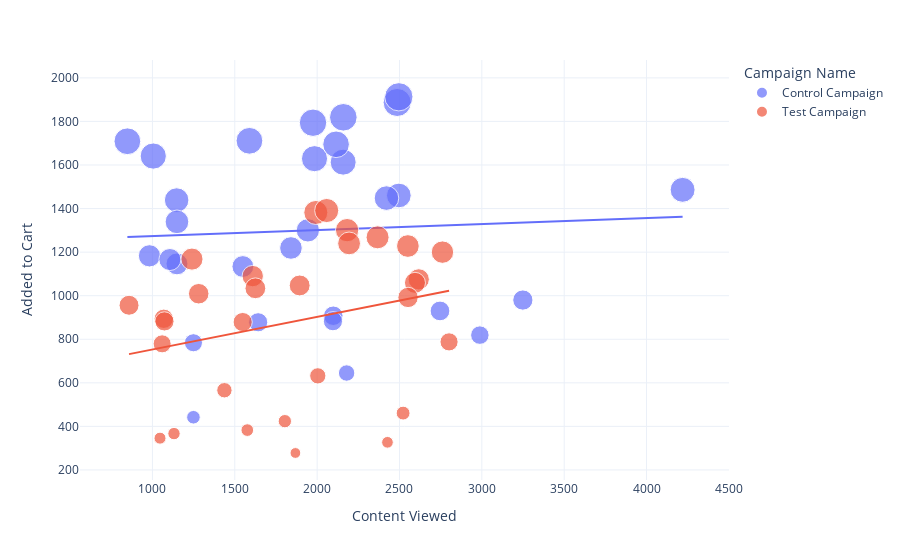

The notebook cell this image was saved under:
### Markdown cell above
#### Relationship Between the Amount of Content Viewed and the Number of Products Added to the Cart from Both Campaigns:

### Code cell
figure = px.scatter(data_frame = data, 
                    y="Added to Cart",
                    x="Content Viewed", 
                    size="Added to Cart", 
                    color= "Campaign Name", 
                    trendline="ols")
figure.show()

### Figure 1 — Plotly figure (JSON) as saved in the notebook; plotly's stock layout.template omitted (floating-point values rounded to 4 significant figures)
{"data": [{"hovertemplate": "Campaign Name=Control Campaign<br>Content Viewed=%{x}<br>Added to Cart=%{marker.size}<extra></extra>", "legendgroup": "Control Campaign", "marker": {"color": "#636efa", "size": [1819, 1629, 1887, 1439, 1794, 1339, 1641, 1613, 878, 1695, 908, 1219, 1709, 1460, 819, 1913, 1146, 883, 1448, 980, 1711, 1486, 1134, 442, 1183, 1300, 784, 1166, 930, 645], "sizemode": "area", "sizeref": 4.782, "symbol": "circle"}, "mode": "markers", "name": "Control Campaign", "orientation": "v", "showlegend": true, "type": "scatter", "x": [2159, 1984, 2486, 1147, 1975, 1149, 1005, 2158, 1642, 2115, 2098, 1841, 848, 2496, 2988, 2496, 1149, 2096, 2421, 3249, 1589, 4219, 1549, 1249, 982, 1944.0, 1249, 1106, 2746, 2179], "xaxis": "x", "y": [1819, 1629, 1887, 1439, 1794, 1339, 1641, 1613, 878, 1695, 908, 1219, 1709, 1460, 819, 1913, 1146, 883, 1448, 980, 1711, 1486, 1134, 442, 1183, 1300, 784, 1166, 930, 645], "yaxis": "y"}, {"hovertemplate": "<b>OLS trendline</b><br>Added to Cart = 0.0275522 * Content Viewed + 1246.44<br>R<sup>2</sup>=0.002764<br><br>Campaign Name=Control Campaign<br>Content Viewed=%{x}<br>Added to Cart=%{y} <b>(trend)</b><extra></extra>", "legendgroup": "Control Campaign", "marker": {"color": "#636efa", "symbol": "circle"}, "mode": "lines", "name": "Control Campaign", "showlegend": false, "type": "scatter", "x": [848, 982, 1005, 1106, 1147, 1149, 1149, 1249, 1249, 1549, 1589, 1642, 1841, 1944.0, 1975, 1984, 2096, 2098, 2115, 2158, 2159, 2179, 2421, 2486, 2496, 2496, 2746, 2988, 3249, 4219], "xaxis": "x", "y": [1270.0, 1274.0, 1274.0, 1277.0, 1278.0, 1278.0, 1278.0, 1281.0, 1281.0, 1289.0, 1290.0, 1292.0, 1297.0, 1300.0, 1301.0, 1301.0, 1304.0, 1304.0, 1305.0, 1306.0, 1306.0, 1306.0, 1313.0, 1315.0, 1315.0, 1315.0, 1322.0, 1329.0, 1336.0, 1363.0], "yaxis": "y"}, {"hovertemplate": "Campaign Name=Test Campaign<br>Content Viewed=%{x}<br>Added to Cart=%{marker.size}<extra></extra>", "legendgroup": "Test Campaign", "marker": {"color": "#EF553B", "size": [894, 424, 1075, 1382, 1391, 779, 1090, 1059, 383, 461, 788, 879, 1047, 278, 367, 632, 327, 1228, 346, 992, 1009, 1168, 1268, 1034, 566, 956, 882, 1301, 1240, 1200], "sizemode": "area", "sizeref": 4.782, "symbol": "circle"}, "mode": "markers", "name": "Test Campaign", "orientation": "v", "showlegend": true, "type": "scatter", "x": [1069, 1804, 2617, 1992, 2058, 1059, 1609, 2594, 1576, 2522, 2801, 1548, 1894, 1868, 1131, 2004, 2427, 2551, 1046, 2552, 1281, 1240, 2367, 1625, 1437, 858, 1073, 2182, 2194, 2761], "xaxis": "x", "y": [894, 424, 1075, 1382, 1391, 779, 1090, 1059, 383, 461, 788, 879, 1047, 278, 367, 632, 327, 1228, 346, 992, 1009, 1168, 1268, 1034, 566, 956, 882, 1301, 1240, 1200], "yaxis": "y"}, {"hovertemplate": "<b>OLS trendline</b><br>Added to Cart = 0.149772 * Content Viewed + 603.258<br>R<sup>2</sup>=0.066319<br><br>Campaign Name=Test Campaign<br>Content Viewed=%{x}<br>Added to Cart=%{y} <b>(trend)</b><extra></extra>", "legendgroup": "Test Campaign", "marker": {"color": "#EF553B", "symbol": "circle"}, "mode": "lines", "name": "Test Campaign", "showlegend": false, "type": "scatter", "x": [858, 1046, 1059, 1069, 1073, 1131, 1240, 1281, 1437, 1548, 1576, 1609, 1625, 1804, 1868, 1894, 1992, 2004, 2058, 2182, 2194, 2367, 2427, 2522, 2551, 2552, 2594, 2617, 2761, 2801], "xaxis": "x", "y": [731.8, 759.9, 761.9, 763.4, 764.0, 772.6, 789.0, 795.1, 818.5, 835.1, 839.3, 844.2, 846.6, 873.4, 883.0, 886.9, 901.6, 903.4, 911.5, 930.1, 931.9, 957.8, 966.8, 981.0, 985.3, 985.5, 991.8, 995.2, 1017.0, 1023.0], "yaxis": "y"}], "layout": {"legend": {"itemsizing": "constant", "title": {"text": "Campaign Name"}, "tracegroupgap": 0}, "margin": {"t": 60}, "xaxis": {"anchor": "y", "domain": [0, 1], "title": {"text": "Content Viewed"}}, "yaxis": {"anchor": "x", "domain": [0, 1], "title": {"text": "Added to Cart"}}}}
